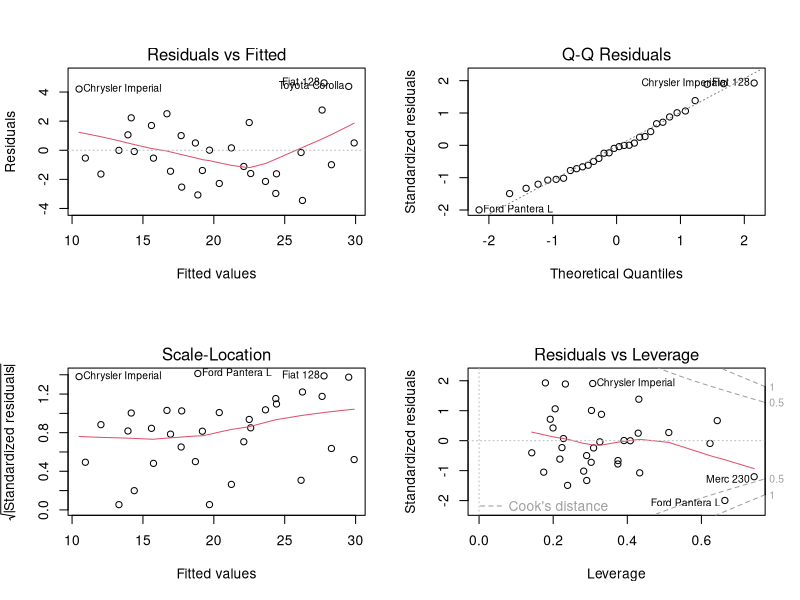
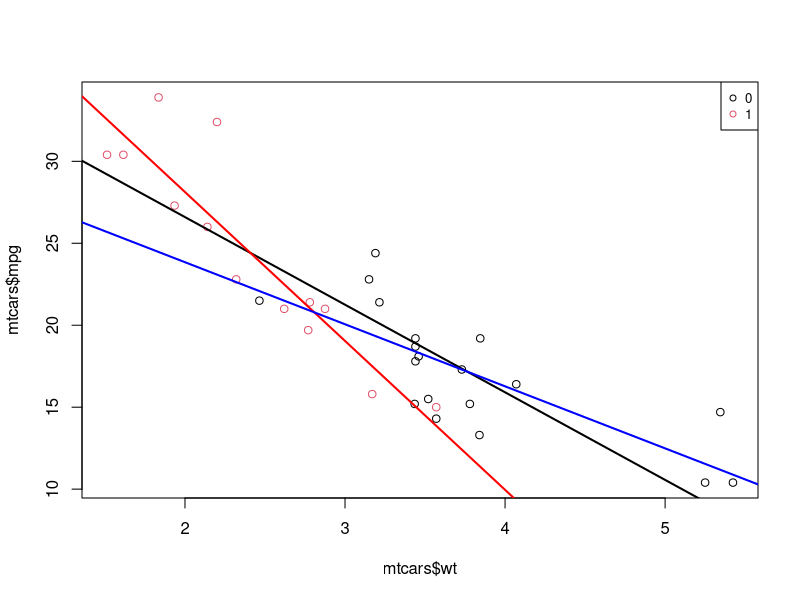
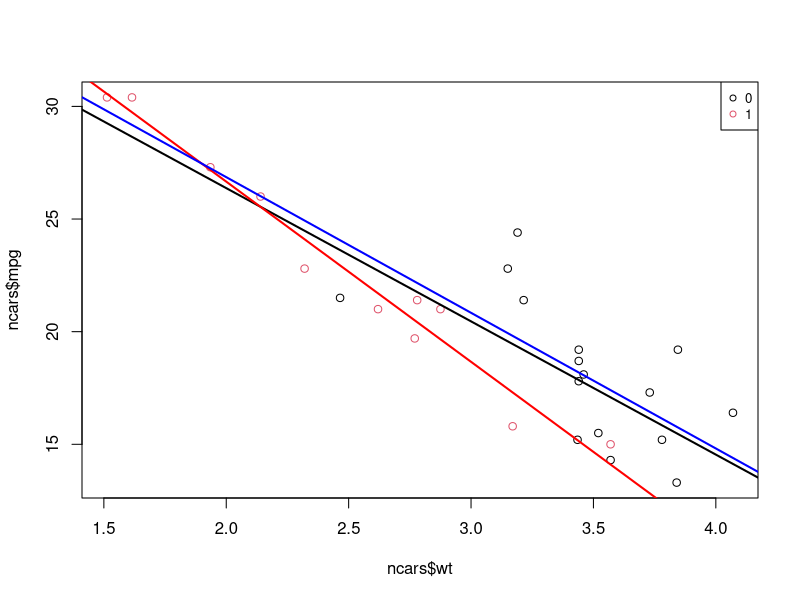

These figures' R source, in order:
## ---- chunk 1
knitr::opts_chunk$set(echo = TRUE)
data("mtcars")
## ---- chunk 2
str(mtcars)
## ---- chunk 3
lmall <- lm(mpg ~ ., data = mtcars)
lmall
## ---- chunk 4
par(mfrow = c(2, 2))
plot(lmall)
dev.off()
## ---- chunk 5
mcars <- mtcars[mtcars$am==1,]
acars <- mtcars[mtcars$am==0,]
summary(mcars)[,c(1,6)]
summary(acars)[,c(1,6)]
lmt <- lm(mpg ~ wt, data = mtcars)
lma <- lm(mpg ~ wt, data = acars)
lmm <- lm(mpg ~ wt, data = mcars)
plot(mtcars$wt,mtcars$mpg,col=mtcars$am+1)
legend('topright', legend = levels(factor(mtcars$am)), col = 1:2, cex = 0.8, pch = 1)
abline(lmt,col="black",lw=2)
abline(lmm,col="red",lw=2)
abline(lma,col="blue",lw=2)
## ---- chunk 6
ncars <- mtcars[mtcars$mpg < 31 & mtcars$wt<5,]
mncars <- ncars[ncars$am==1,]
ancars <- ncars[mtcars$am==0,]
lmn <- lm(mpg ~ wt, data = ncars)
lmn
predict.lm(lmn, interval="confidence")
lmna <- lm(mpg ~ wt, data = ancars)
lmnm <- lm(mpg ~ wt, data = mncars)
plot(ncars$wt,ncars$mpg,col=ncars$am+1)
legend('topright', legend = levels(factor(mtcars$am)), col = 1:2, cex = 0.8, pch = 1)
abline(lmn,lw=2)
abline(lmnm,col="red",lw=2)
abline(lmna,col="blue",lw=2)
